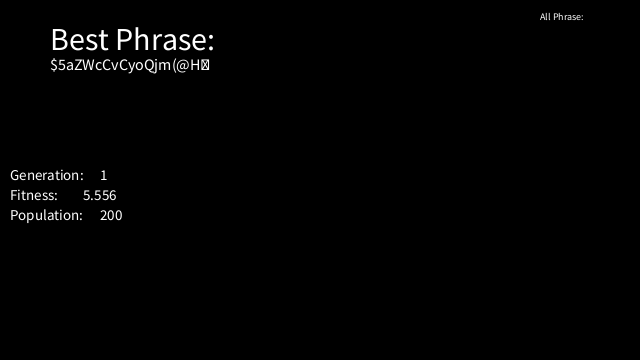
Frame 1 (no input)
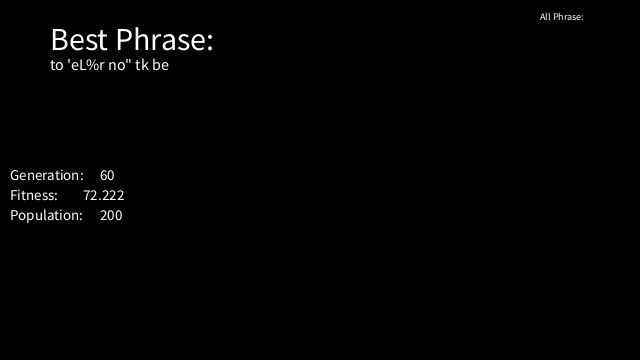
Frame 60 (the mouse pressed at the canvas centre just before this capture)
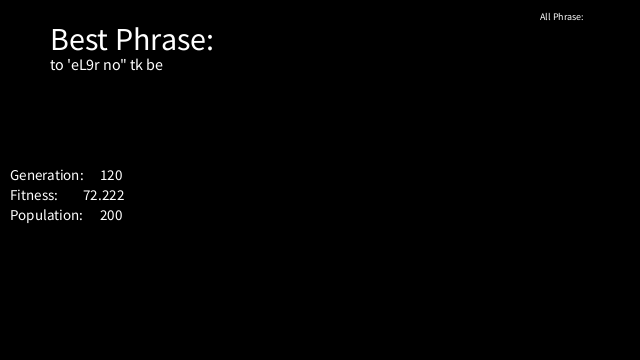
Frame 120 (the mouse held since frame 60 and released just before this capture)

The Processing sketch that drew these frames (run headless with seeded random() and noise(); from frame 60 on, the mouse is pressed at the canvas centre):

// Processing sketch: Phrase_Genetic_Algorithm
// ── Phrase_Genetic_Algorithm.pde
Population population;
void setup() {
  size(640, 360);
  population = new Population();
}

void draw() {
  background(0);
  
  population.createPool();
  population.generate();
  population.calcFitness();
  
  if(population.display()){
    noLoop();
  }
 
}
// ── DNA.pde
class DNA {
//One gene is an array of charachters 
  char[] genes = new char[18];
  String target = "to be or not to be";
  float fitness;

  DNA() {
    //Creating random phrase of 18 charachters 
    for (int i=0; i<genes.length; i++) {
      genes[i]=(char)random(32, 128);
    }
  }

//Calculating fitness of each phrase with comparison to genes.
  void fitness(String target) {
    int count = 0;
    for (int i=0; i<genes.length; i++) {
      if (genes[i] == target.charAt(i)) {
        count++;
      }
    }
    //Calculating the fitness of each genes with the target.
    //fitness is between 0 and 1 always
    fitness = count;
  }

//Crossover is between two parents to create a child taking traits of both parentA and parentB.
  DNA crossover(DNA parentB) {
    DNA child = new DNA();
    int midpoint = int(random(genes.length));
    for (int i =0; i<genes.length; i++) {
      if (i>midpoint)
        child.genes[i] = parentB.genes[i];
      else
        child.genes[i] = genes[i];
    }
    return child;
  }
//mutate function to vary some charachters 
  void mutate(float mutationRate) {
    for (int i =0; i<genes.length; i++) {
      if (random(1)< mutationRate) {
        genes[i] = (char)random(32, 128);
      }
    }
  }

  void display() {
    String s = "";
    for (int i=0; i<genes.length; i++) {
      s = s+genes[i];
    }
    textSize(32);
    text(s, 200, height/2);
    text(fitness, 200, 300);
  }
}
// ── Population.pde
class Population {

  DNA[] population;
  ArrayList<DNA> matingPool;
  String target = "to be or not to be";
  float mutationRate;
  int generation = 0;
  int totalPopulation = 200;
  
  Population() {
    mutationRate = 0.001;
//Creating pool of various DNA elements.
    population = new DNA[totalPopulation];
    //Initializing all population.
    for (int i=0; i<population.length; i++) {
      population[i] = new DNA();
    }
//Creating matingpool for picking parents.
    matingPool = new ArrayList<DNA>();
    calcFitness();
  }
//Creating mating pool
  void createPool() {
    matingPool.clear();

    float maxFitness = 0;
    for (int j=0; j<population.length; j++) {
      if (population[j].fitness > maxFitness) {
        maxFitness = population[j].fitness;
      }
    }

    for (int j=0; j<population.length; j++) {
      float fitness = map(population[j].fitness, 0, maxFitness, 0, 1);
      int n = (int)(fitness*100);
      for (int k=0; k<n; k++) {
        matingPool.add(population[j]);
      }
    }
  }
//Calculating fitness of each and every population
  void calcFitness() {
    for (int j=0; j<population.length; j++) {
      population[j].fitness(target);
    }
  }
//Creating child from parentA and parentB.
  void generate() {
    for (int i = 0; i < population.length; i++) {
      int a = int(random(matingPool.size()));
      int b = int(random(matingPool.size()));

      DNA parentA = matingPool.get(a);
      DNA parentB = matingPool.get(b);

      DNA child = parentA.crossover(parentB);
      child.mutate(mutationRate);
      population[i] = child;
    }
    generation++;
  }
  
  float bestPhrase(){
    float best = 0;
    for(int i=0;i<population.length;i++){
      float fit = population[i].fitness;
      if(best<fit){
        best = fit;
      }
    }
    return best;
  }
  
  boolean display(){
    float index = bestPhrase();
    
    String d = "Best Phrase: ";
    textSize(32);
    text(d,50,50);
    textSize(16);
    
    DNA b = population[(int)index];
    float num = population[(int)index].fitness;
    float n = (num/18)*100;
    String s = "";
    for(int i=0;i<b.genes.length;i++){
        s += b.genes[i];
    }
    text(s,50,70);
    
    String a = "All Phrase: ";
    textSize(10);
    text(a,width-100,20);
    
    String g = "Generation: ";
    textSize(15);
    text(g,10,height/2);
    text(generation,100,height/2);
    
    String f = "Fitness: ";
    textSize(15);
    text(f,10,height/2+20);
    text(n,80,height/2+20);
    
    String p = "Population: ";
    textSize(15);
    text(p,10,height/2+40);
    text(totalPopulation,100,height/2+40);
    
    if(n ==100.00){
      return true;
    }
    return false;
  }
}
